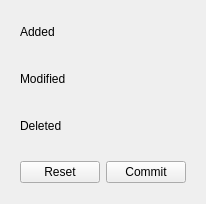
<?xml version="1.0" encoding="UTF-8"?>
<ui version="4.0">
 <class>Form</class>
 <widget class="QWidget" name="Form">
  <property name="windowModality">
   <enum>Qt::WindowModality::NonModal</enum>
  </property>
  <property name="geometry">
   <rect>
    <x>0</x>
    <y>0</y>
    <width>198</width>
    <height>204</height>
   </rect>
  </property>
  <property name="windowTitle">
   <string>Uncommitted Changes</string>
  </property>
  <layout class="QVBoxLayout" name="verticalLayout_4">
   <item>
    <widget class="QWidget" name="wdg_added" native="true">
     <property name="sizePolicy">
      <sizepolicy hsizetype="Expanding" vsizetype="Expanding">
       <horstretch>0</horstretch>
       <verstretch>0</verstretch>
      </sizepolicy>
     </property>
     <layout class="QVBoxLayout" name="verticalLayout">
      <item>
       <widget class="QLabel" name="label">
        <property name="text">
         <string>Added</string>
        </property>
       </widget>
      </item>
      <item>
       <layout class="QVBoxLayout" name="vl_added">
        <property name="leftMargin">
         <number>5</number>
        </property>
       </layout>
      </item>
     </layout>
    </widget>
   </item>
   <item>
    <widget class="QWidget" name="wdg_modified" native="true">
     <property name="sizePolicy">
      <sizepolicy hsizetype="Expanding" vsizetype="Expanding">
       <horstretch>0</horstretch>
       <verstretch>0</verstretch>
      </sizepolicy>
     </property>
     <layout class="QVBoxLayout" name="verticalLayout_2">
      <item>
       <widget class="QLabel" name="label_2">
        <property name="text">
         <string>Modified</string>
        </property>
       </widget>
      </item>
      <item>
       <layout class="QVBoxLayout" name="vl_modified">
        <property name="leftMargin">
         <number>5</number>
        </property>
       </layout>
      </item>
     </layout>
    </widget>
   </item>
   <item>
    <widget class="QWidget" name="wdg_deleted" native="true">
     <property name="sizePolicy">
      <sizepolicy hsizetype="Expanding" vsizetype="Expanding">
       <horstretch>0</horstretch>
       <verstretch>0</verstretch>
      </sizepolicy>
     </property>
     <layout class="QVBoxLayout" name="verticalLayout_3">
      <item>
       <widget class="QLabel" name="label_3">
        <property name="text">
         <string>Deleted</string>
        </property>
       </widget>
      </item>
      <item>
       <layout class="QVBoxLayout" name="vl_deleted">
        <property name="leftMargin">
         <number>5</number>
        </property>
       </layout>
      </item>
     </layout>
    </widget>
   </item>
   <item>
    <widget class="QWidget" name="wdg_buttons" native="true">
     <property name="sizePolicy">
      <sizepolicy hsizetype="Expanding" vsizetype="Expanding">
       <horstretch>0</horstretch>
       <verstretch>0</verstretch>
      </sizepolicy>
     </property>
     <layout class="QHBoxLayout" name="horizontalLayout">
      <item>
       <spacer name="horizontalSpacer">
        <property name="orientation">
         <enum>Qt::Orientation::Horizontal</enum>
        </property>
        <property name="sizeHint" stdset="0">
         <size>
          <width>40</width>
          <height>20</height>
         </size>
        </property>
       </spacer>
      </item>
      <item>
       <widget class="QPushButton" name="btn_reset">
        <property name="text">
         <string>Reset</string>
        </property>
       </widget>
      </item>
      <item>
       <widget class="QPushButton" name="btn_commit">
        <property name="text">
         <string>Commit</string>
        </property>
       </widget>
      </item>
     </layout>
    </widget>
   </item>
  </layout>
 </widget>
 <resources/>
 <connections/>
</ui>
